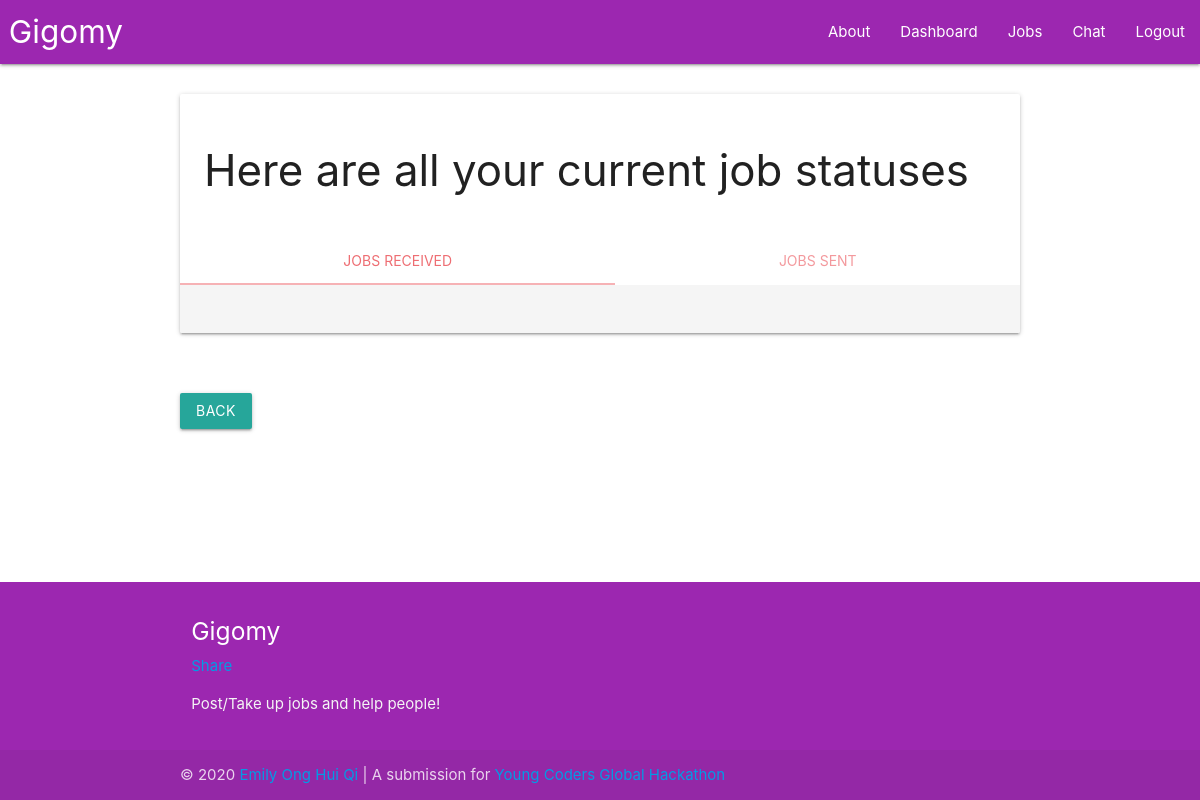
The app's page /overview (signed in), older data.
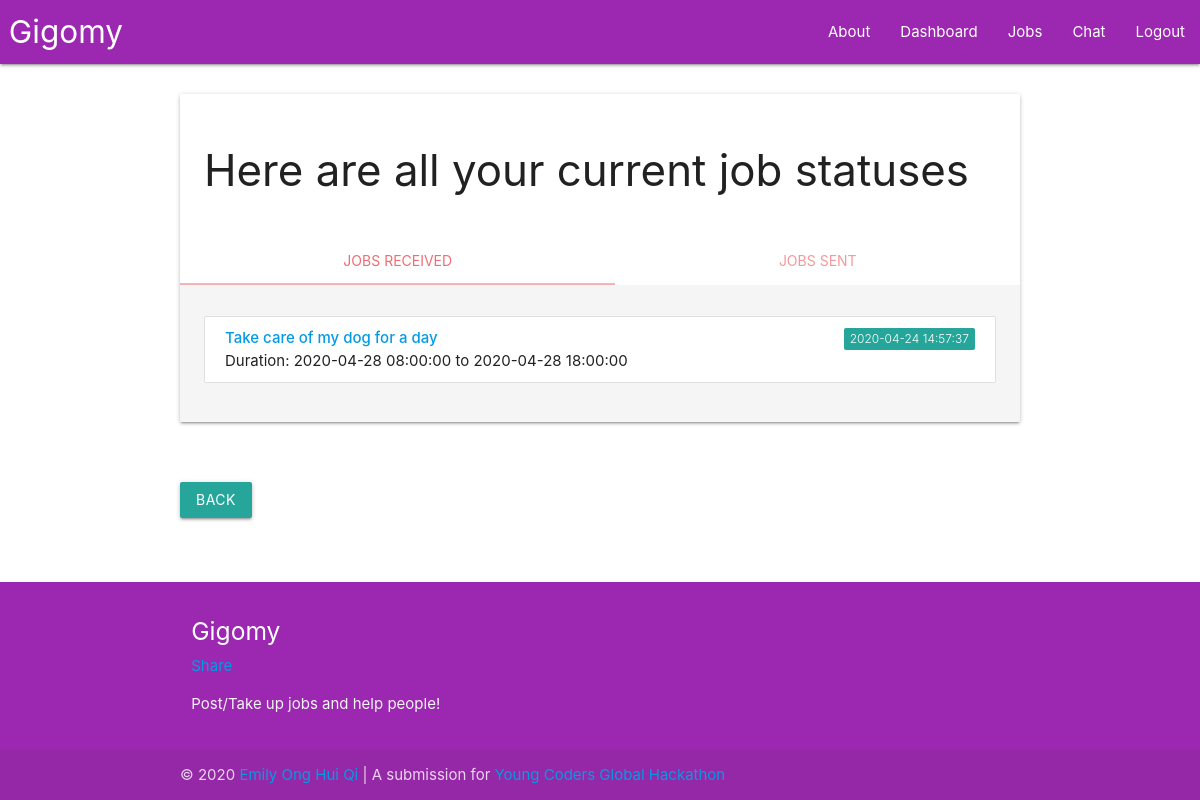
The same page, newer data.
### main.py (models this page shows)
class Job(db.Model):
    jobID = db.Column(db.Integer, unique = True, autoincrement = True, nullable = False, index = True, primary_key = True)
    jobTitle = db.Column(db.String, index = True, nullable = False)
    jobDescription = db.Column(db.String, nullable = False)
    jobLocation = db.Column(db.String, nullable = True)
    jobPrice = db.Column(db.Float, index = True, nullable = False)
    jobDatePosted = db.Column(db.DateTime, index = True, nullable = False)
    jobDateStart = db.Column(db.DateTime, index = True, nullable = True)
    jobDateEnd = db.Column(db.DateTime, index = True, nullable = True)
    jobSender = db.Column(db.String, db.ForeignKey("user.username"), nullable = False)
    jobReceiver = db.Column(db.String, db.ForeignKey("user.username"), nullable = True)

### main.py (the view)
@app.route("/overview")
@login_required
def overview ():
    jobsSent_ = Job.query.filter_by(jobSender = current_user.username).all()
    jobsReceived_ = Job.query.filter_by(jobReceiver = current_user.username).all()
    jobsSent = []
    for job in jobsSent_:
        job_ = processJob(job)
        jobsSent.append(job_)
    jobsReceived = []
    for job in jobsReceived_:
        job_ = processJob(job)
        jobsReceived.append(job_)
    return render_template("dashboard.html", jobsSent=jobsSent, jobsReceived=jobsReceived)

### main.py (called while the page is built)
@login.user_loader
def load_user(username):
    return User.query.get(username)

### templates/dashboard.html (shortened to what this page needs)
{% extends "base.html" %}
{% block content %}
  <div class="card">
    <div class="card-content">
      <h3>Here are all your current job statuses</h3>
    </div>
    <div class="card-tabs">
      <ul class="tabs tabs-fixed-width">
        <li class="tab"><a class="active" href="#jobsReceived">Jobs Received</a></li>
        <li class="tab"><a href="#jobsSent">Jobs Sent</a></li>
      </ul>
    </div>
    <div class="card-content grey lighten-4">
      <div id="jobsReceived">
        {% for job in jobsReceived %}
          <ul class="collection">
            <li class="collection-item">
              {% set jobID = job["jobID"] %}
              <a href="{{url_for('see', id=jobID)}}">
                <span class="title"><strong>{{job["jobTitle"]}}</strong></span>
              </a>
              <span class="new badge" data-badge-caption='{{job["jobDatePosted"]}}'></span>
              <p>Duration: {{job["jobDateStart"]}} to {{job["jobDateEnd"]}}</p>
            </li>
          </ul>
        {% endfor %}
      </div>
    </div>
  </div>
  <br/><br/>
  <a href="/"><button type="button" class="btn btn-light">Back</button></a>
{% endblock content %}

### templates/base.html (shortened to what this page needs)
<!DOCTYPE html>
<html lang="en" dir="ltr">
  <head>
    <link type="text/css" rel="stylesheet" href="{{url_for('static', filename='css/materialize.min.css')}}"  media="screen,projection"/>
    <link rel="stylesheet" href="{{url_for('static', filename='css/style.css')}}">
    <link type="text/css" rel="stylesheet" href="{{url_for('static', filename='css/flatpikr.min.css')}}"  media="screen,projection"/>
  </head>
  <body>
    <nav>
      <div class="nav-wrapper purple">
        <a href="/" class="brand-logo">&nbsp;Gigomy</a>
        <ul class="right hide-on-med-and-down">
          <li><a href="{{url_for('about', _scheme='https', _external=True)}}">About</a></li>
          <li><a href="{{url_for('overview', _scheme='https', _external=True)}}">Dashboard</a></li>
          <li><a href="{{url_for('index', _scheme='https', _external=True)}}">Jobs</a></li>
          <li><a href="{{url_for('chat', _scheme='https', _external=True)}}">Chat</a></li>
          <li><a href="{{url_for('logout', _scheme='https', _external=True)}}">Logout</a></li>
        </ul>
      </div>
    </nav>
    <main>
      <div class="container">
        <br/>
        {% block content %}
        {% endblock content %}
      <br/>
    </main>
    <footer class="page-footer purple">
      <div class="container">
        <div class="row">
          <div class="col l6 s12">
            <h5 class="white-text">Gigomy</h5>
            <div class="fb-share-button" data-href="https://gigomy--emilyong.repl.co/" data-layout="button" data-size="small"><a target="_blank" href="https://www.facebook.com/sharer/sharer.php?u=https%3A%2F%2Fgigomy--emilyong.repl.co%2F&amp;src=sdkpreparse" class="fb-xfbml-parse-ignore">Share</a></div>
            <p class="grey-text text-lighten-4">Post/Take up jobs and help people!</p>
          </div>
        </div>
      </div>
      <div class="footer-copyright">
        <div class="container">
          &copy; 2020 <a href="mailto:ong.huiqi.emily@dhs.sg?subject=Gigomy">Emily Ong Hui Qi</a> |
          A submission for <a href="https://www.codinglab.com.sg/ycgh2020/">Young Coders Global Hackathon</a></small>
        </div>
      </div>
    </footer>
  </body>
</html>

### static/css/style.css (style rules this page uses)
body { display: flex; min-height: 100vh; flex-direction: column; }
main { flex: 1 0 auto; }

Row changes from the older to the newer data that the page shows:
added Job: jobTitle "Take care of my dog for a day", jobDateStart "2020-04-28 08:00:00", jobDateEnd "2020-04-28 18:00:00"
